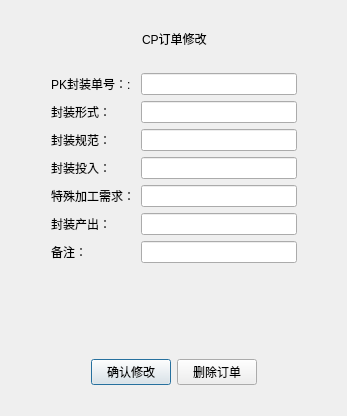
<?xml version="1.0" encoding="UTF-8"?>
<ui version="4.0">
 <class>PK_alterDialog</class>
 <widget class="QDialog" name="PK_alterDialog">
  <property name="geometry">
   <rect>
    <x>0</x>
    <y>0</y>
    <width>347</width>
    <height>416</height>
   </rect>
  </property>
  <property name="windowTitle">
   <string>PK订单修改</string>
  </property>
  <layout class="QGridLayout" name="gridLayout" rowstretch="2,10,2">
   <item row="0" column="1">
    <layout class="QHBoxLayout" name="horizontalLayout">
     <item>
      <spacer name="horizontalSpacer">
       <property name="orientation">
        <enum>Qt::Horizontal</enum>
       </property>
       <property name="sizeHint" stdset="0">
        <size>
         <width>40</width>
         <height>20</height>
        </size>
       </property>
      </spacer>
     </item>
     <item>
      <widget class="QLabel" name="materialName_label">
       <property name="text">
        <string>CP订单修改</string>
       </property>
      </widget>
     </item>
     <item>
      <spacer name="horizontalSpacer_2">
       <property name="orientation">
        <enum>Qt::Horizontal</enum>
       </property>
       <property name="sizeHint" stdset="0">
        <size>
         <width>40</width>
         <height>20</height>
        </size>
       </property>
      </spacer>
     </item>
    </layout>
   </item>
   <item row="1" column="0">
    <spacer name="horizontalSpacer_5">
     <property name="orientation">
      <enum>Qt::Horizontal</enum>
     </property>
     <property name="sizeHint" stdset="0">
      <size>
       <width>33</width>
       <height>20</height>
      </size>
     </property>
    </spacer>
   </item>
   <item row="1" column="1">
    <layout class="QFormLayout" name="formLayout">
     <property name="bottomMargin">
      <number>20</number>
     </property>
     <item row="0" column="0">
      <widget class="QLabel" name="label">
       <property name="text">
        <string>PK封装单号：:</string>
       </property>
      </widget>
     </item>
     <item row="0" column="1">
      <widget class="QLineEdit" name="PK_num_lineEdit"/>
     </item>
     <item row="1" column="0">
      <widget class="QLabel" name="label_2">
       <property name="text">
        <string>封装形式：</string>
       </property>
      </widget>
     </item>
     <item row="1" column="1">
      <widget class="QLineEdit" name="packageType_lineEdit"/>
     </item>
     <item row="2" column="0">
      <widget class="QLabel" name="label_3">
       <property name="text">
        <string>封装规范：</string>
       </property>
      </widget>
     </item>
     <item row="2" column="1">
      <widget class="QLineEdit" name="package_specification_lineEdit"/>
     </item>
     <item row="3" column="0">
      <widget class="QLabel" name="label_8">
       <property name="text">
        <string>封装投入：</string>
       </property>
      </widget>
     </item>
     <item row="3" column="1">
      <widget class="QLineEdit" name="package_investment_lineEdit"/>
     </item>
     <item row="4" column="0">
      <widget class="QLabel" name="label_7">
       <property name="text">
        <string>特殊加工需求：</string>
       </property>
      </widget>
     </item>
     <item row="4" column="1">
      <widget class="QLineEdit" name="process_demand_lineEdit_2"/>
     </item>
     <item row="5" column="0">
      <widget class="QLabel" name="label_10">
       <property name="text">
        <string>封装产出：</string>
       </property>
      </widget>
     </item>
     <item row="5" column="1">
      <widget class="QLineEdit" name="package_output_lineEdit"/>
     </item>
     <item row="6" column="0">
      <widget class="QLabel" name="label_5">
       <property name="text">
        <string>备注：</string>
       </property>
      </widget>
     </item>
     <item row="6" column="1">
      <widget class="QLineEdit" name="note_lineEdit"/>
     </item>
    </layout>
   </item>
   <item row="1" column="2">
    <spacer name="horizontalSpacer_6">
     <property name="orientation">
      <enum>Qt::Horizontal</enum>
     </property>
     <property name="sizeHint" stdset="0">
      <size>
       <width>33</width>
       <height>20</height>
      </size>
     </property>
    </spacer>
   </item>
   <item row="2" column="1">
    <layout class="QHBoxLayout" name="horizontalLayout_4">
     <property name="bottomMargin">
      <number>20</number>
     </property>
     <item>
      <spacer name="horizontalSpacer_3">
       <property name="orientation">
        <enum>Qt::Horizontal</enum>
       </property>
       <property name="sizeHint" stdset="0">
        <size>
         <width>40</width>
         <height>20</height>
        </size>
       </property>
      </spacer>
     </item>
     <item>
      <widget class="QPushButton" name="alter_pushButton">
       <property name="text">
        <string>确认修改</string>
       </property>
       <property name="icon">
        <iconset>
         <normaloff>image/update.png</normaloff>image/update.png</iconset>
       </property>
      </widget>
     </item>
     <item>
      <widget class="QPushButton" name="delete_pushButton">
       <property name="text">
        <string>删除订单</string>
       </property>
       <property name="icon">
        <iconset>
         <normaloff>image/delete.png</normaloff>image/delete.png</iconset>
       </property>
      </widget>
     </item>
     <item>
      <spacer name="horizontalSpacer_4">
       <property name="orientation">
        <enum>Qt::Horizontal</enum>
       </property>
       <property name="sizeHint" stdset="0">
        <size>
         <width>40</width>
         <height>20</height>
        </size>
       </property>
      </spacer>
     </item>
    </layout>
   </item>
  </layout>
 </widget>
 <resources/>
 <connections/>
</ui>
